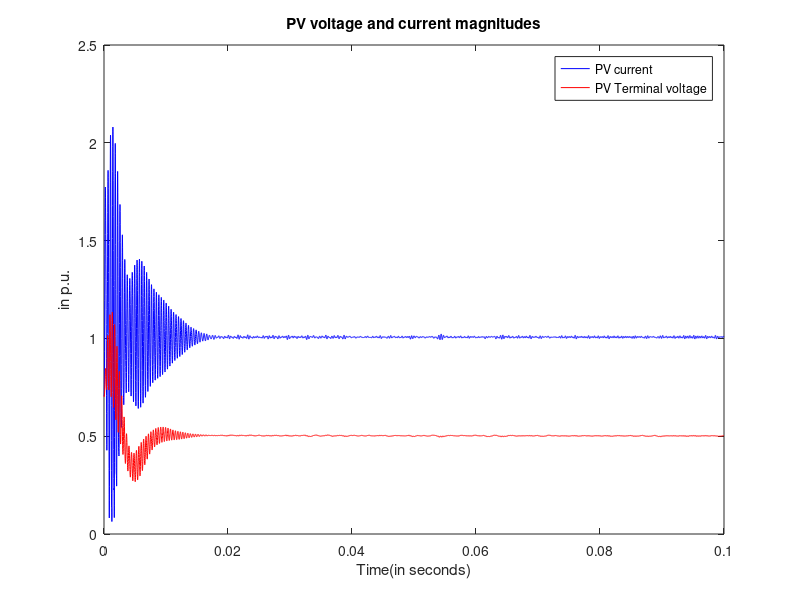
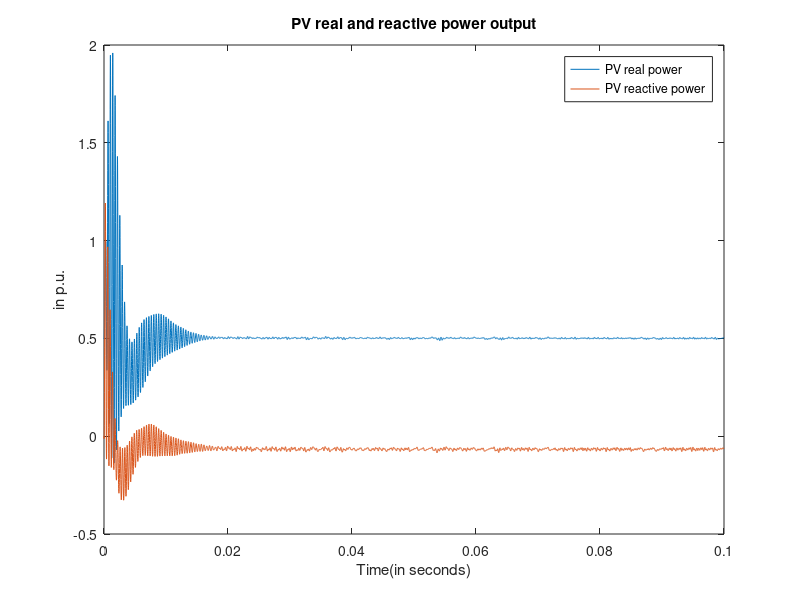

Write MATLAB code to recreate these figures, in order.
function testPVControlWithoutInf
Pref = 3/4;
Vref = 1.15;
Qref = 0.1;
omega0=1;
CTL = 0.01;
RTL = 1e-4;
LTL = 0.1;
% VdrefArr = [1.15  0.75 1];
RR = 0.4; LR = 0.1;
k1 = LR*0.1; k2 = LR*0.1;
c1 = 0.01; c2 = 0.01;

% tArray = [0 0.2 0.4 0.6];
% Kgp = 0.2519;
% Kgq = 0.2632;
x0= 0.5*ones(10,1)
% t=[]; x=[];
% for j = 1:numel(VdrefArr)
%     Vd = VdrefArr(j);
%     factor = Vd/1.12;
%Kp1 = 0.1/(0.85*factor); Ki1 = 1/(1.35*factor); Kp2 = 1/(0.5*factor); Ki2 = 1/(2*factor);
 Kp1 = 0.02; Ki1 = 0.2;
 Kp2 = 0.4; Ki2 = 0.25;
%Kp1 = 0.002/(0.85*factor); Ki1 = 0.2/(1.35*factor); Kp2 = 0.002/(0.5*factor); Ki2 = 0.2/(2*factor);
% tspan = [tArray(j) tArray(j+1)];
tspan = [0,0.1];
[t,x] = ode45(@(t,x)PVDynamics(t,x),tspan,x0);
% x0 = xStep(end,:);
% t = [t,tStep'];
% x = [x, xStep'];
% end


function [dx] = PVDynamics(t,x)
vTLLd = x(1);
vTLLq = x(2);
iTLMd = x(3);
iTLMq = x(4);
iRd = x(5);
iRq = x(6);
delPInt = x(7);
delQInt = x(8);
vTLRd = 1;%x(9);
vTLRq = 0;%x(10);
t
dphidt = omega0;
iInLd = iRd; iInLq = iRq;
%iInRd = -Power; iInRq = 0;
            dvTLLddt = (iInLd - iTLMd)/CTL + dphidt*vTLLq;
            dvTLLqdt = (iInLq - iTLMq)/CTL - dphidt*vTLLd;
            diTLMddt = dphidt*iTLMq - (vTLRd - vTLLd + RTL*iTLMd)/(LTL);
            diTLMqdt = - dphidt*iTLMd - (vTLRq - vTLLq + RTL*iTLMq)/(LTL);
            dvTLRddt = 0;%(iInRd + iTLMd)/CTL + dphidt*vTLRq;
            dvTLRqdt = 0;%(iInRq + iTLMq)/CTL - dphidt*vTLRd;
            
P = 1.5*(vTLLd*iRd + vTLLq*iRq);
Q = 1.5*(vTLLq*iRd - vTLLd*iRq);
Vt = sqrt(vTLLd^2+ vTLLq^2);
delPdt = Pref - P;
delQdt = Qref - Q;
%delQdt = Vref - Vt;
slide1 = delPdt + c1*delPInt;
slide2 = delQdt + c2*delQInt;
alpha = Kp1*(Pref - P) + Ki1* delPInt + k1*sign(slide1);
Vcstar = (1+ Kp2*(Qref-Q) + Ki2*delQInt);%*Vt ;%+ k2*sign(slide2);
%Vcstar = (1+ Kp2*(Vref-Vt) + Ki2*delQInt)*Vt + k2*sign(slide2);
vRLd = Vcstar*cos(alpha);
vRLq = Vcstar*sin(alpha);
vRRd = vTLLd; vRRq = vTLLq;


diRddt = (vRLd - RR*iRd - vRRd)/LR + omega0*iRq;
diRqdt = (vRLq - RR*iRq - vRRq)/LR - omega0*iRd;
            
            dx = 377*[dvTLLddt ; dvTLLqdt ; diTLMddt ; diTLMqdt;...
                diRddt;diRqdt;delPdt;delQdt;dvTLRddt ; dvTLRqdt]; 
%             plot(t,x(7),'b*',t,x(8),'r*');hold on;

end
I = sqrt(x(:,1).^2 + x(:,2).^2);
V = sqrt(x(:,5).^2 + x(:,6).^2);
figure(1)
plot(t,I,'b',t,V,'r');
xlabel('Time(in seconds)');
ylabel('in p.u.');
title('PV voltage and current magnitudes');
legend('PV current', 'PV Terminal voltage');

figure(2);
P = x(:,5).*x(:,1) + x(:,6).*x(:,2);
Q = x(:,6).*x(:,1) - x(:,5).*x(:,2);
plot(t,P,t,Q)
xlabel('Time(in seconds)')
ylabel('in p.u.')
title('PV real and reactive power output');
legend('PV real power', 'PV reactive power');

save('dataPV.mat')
end